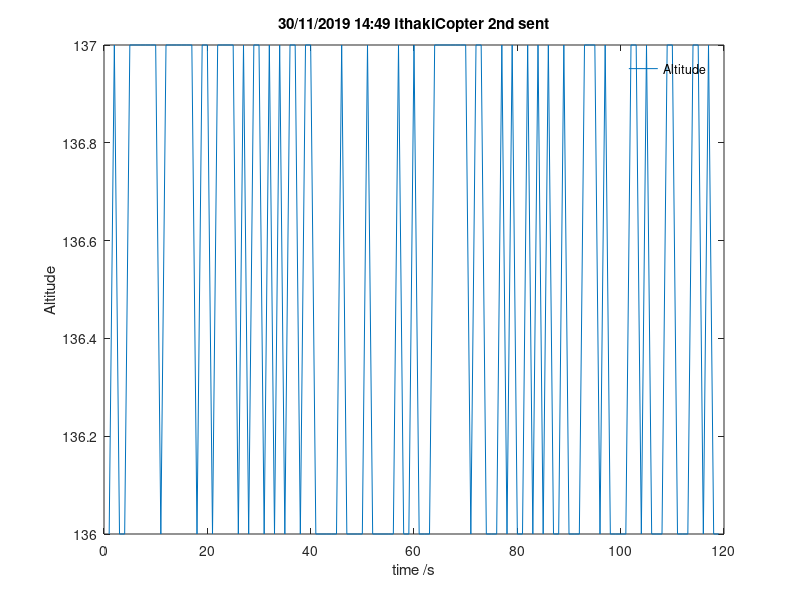

Source code (MATLAB):
time = [136 137 136 136 137 137 137 137 137 137 136 137 137 137 137 137 137 136 137 137 136 137 137 137 137 136 137 136 137 137 136 137 136 137 136 137 137 136 137 137 136 136 136 136 136 137 136 136 136 136 137 136 136 136 136 136 137 136 136 137 136 136 136 137 137 137 137 137 137 137 136 137 137 136 136 136 137 136 137 136 136 137 136 137 136 137 136 136 137 136 136 136 137 137 137 136 137 136 136 136 136 137 137 136 137 136 136 136 137 137 136 136 136 137 137 136 137 136 136];
plot(time);
title(['30/11/2019 14:49 IthakiCopter 2nd sent'])
ylabel('Altitude')
xlabel('time /s')
legend('Altitude')
legend boxoff